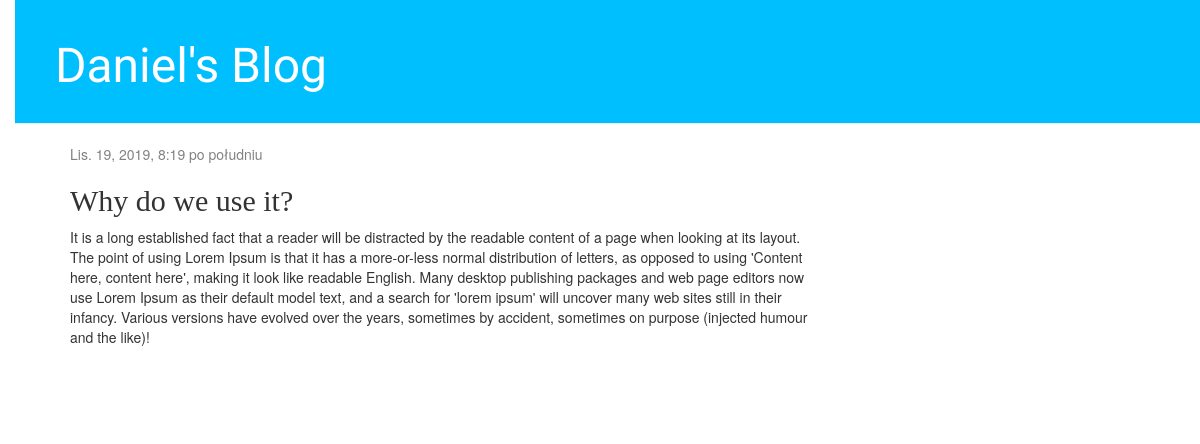
The app's page /post/2/ with its own data.
### blog/models.py (models this page shows, shortened)
class Post(models.Model):
    author = models.ForeignKey('auth.User', on_delete=models.CASCADE)
    title = models.CharField(max_length=200)
    text = models.TextField()
    created_date = models.DateTimeField(default=timezone.now)
    published_date = models.DateTimeField(blank=True, null=True)

### blog/views.py (the view)
# urls.py: path('post/<int:pk>/', views.detail_view, name='post_detail'),
def detail_view(request, pk):
    post = get_object_or_404(Post, pk=pk)
    return render(request, 'blog/post_detail.html', {'post': post})

### blog/templates/blog/post_detail.html (shortened to what this page needs)
{% extends 'blog/base.html' %}
{% block content %}
    <div class="post">
        {% if post.published_date %}
            <div class="date">
                {{ post.published_date }}
            </div>
        {% endif %}
        <h2>{{ post.title }}</h2>
        <p>{{ post.text|linebreaksbr }}</p>
    </div>
{% endblock %}

### blog/static/css/blog.css (style rules this page uses)
body { padding-left: 15px; }
h1, h2, h3, h4 { font-family: 'Lobster', cursive; }
.date { color: #828282; }
.post { margin-bottom: 70px; }

### records on screen
Post: published_date "Lis. 19, 2019, 8:19 po południu", title "Why do we use it?", text "It is a long established fact that a reader will be distracted by the readable content of a page when looking at its layout. The point of using Lorem Ipsum is that it has a more-or-less normal distribution of letters, as opposed to using 'Content here, content here', making it look like readable English. Many desktop publishing packages and web page editors now use Lorem Ipsum as their default model text, and a search for 'lorem ipsum' will uncover many web sites still in their infancy. Various versions have evolved over the years, sometimes by accident, sometimes on purpose (injected humour and the like)!"
